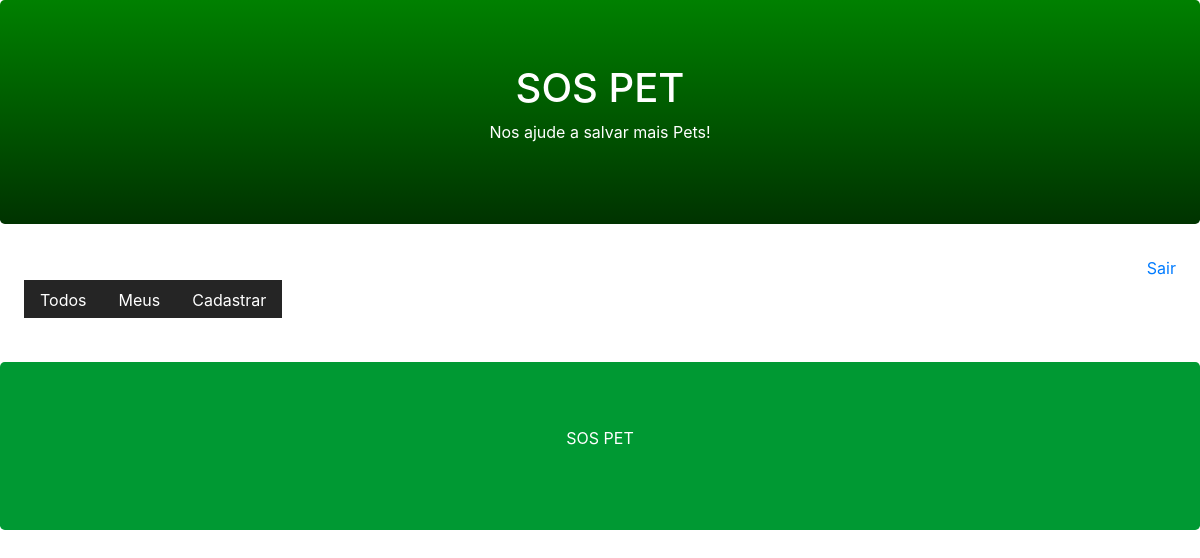
Page /pet/user/ (signed in) on the earlier database version.
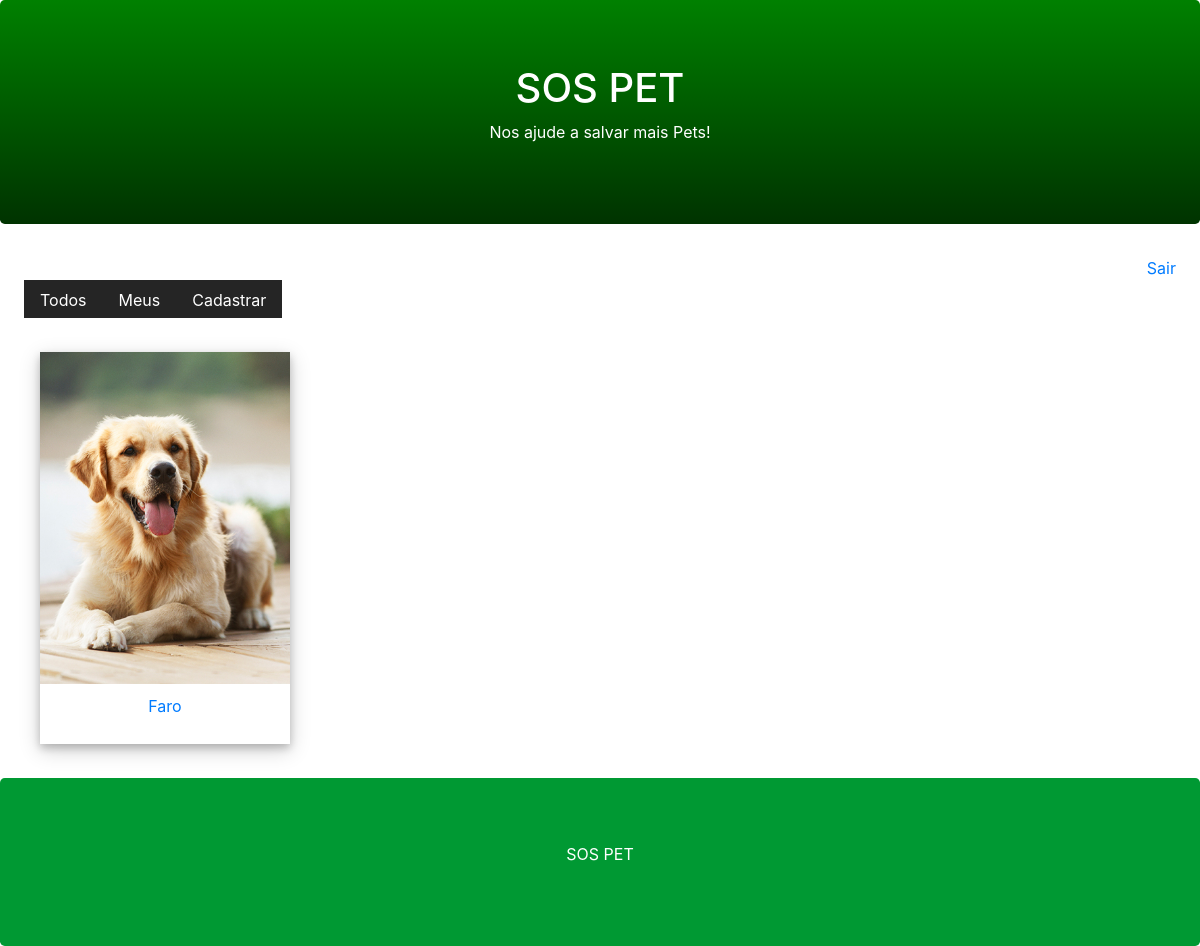
Same page on the later database version.
### core/models.py (models this page shows, shortened)
class Pet(models.Model):
    city = models.CharField(max_length=100)
    description = models.TextField()
    phone = models.CharField(max_length=11, null=True)
    email = models.EmailField(null=True, blank=True)
    user = models.ForeignKey(User, on_delete=models.CASCADE)
    end_date = models.DateTimeField(null=True, blank=True)
    begin_date = models.DateTimeField(auto_now_add=True)
    active = models.BooleanField(default=True)
    photo = models.ImageField(upload_to='pet', blank=True, null=True)
    class Meta:
        db_table = 'pet_lost'

### core/views.py (the view)
# urls.py: path('pet/user/', views.list_user_pets),
@login_required(login_url='/login/')
def list_user_pets(request):
    pet = Pet.objects.filter(active=True, user=request.user)
    return render(request, 'list.html', {'pet':pet})

### templates/list.html (shortened to what this page needs)
{% extends "model-page.html" %}
{% block content %}
    <div class="container">
            <div class="row">
                {% for p in pet %}
                    <div class="col-sm-12 col-md-6 col-lg-4">
                        <a href="../detail/{{ p.id }}">
                            <div class="polaroid">
                                <img src="{{ p.photo.url }}" alt="Norway" style="width:100%">
                                <div class="container">
                                    <p>{{ p.city }}</p>
                                </div>
                            </div>
                        </a>
                        <br>
                    </div>
                {% endfor %}
            </div>
        </div>
{% endblock %}

### templates/model-page.html (shortened to what this page needs)
<!DOCTYPE html>
<html>
    <head>
        {% include "model-header.html" %}
    </head>
    <body>
        {% block content %}{% endblock %}
        {% include "model-footer.html" %}
    </body>
</html>

### templates/model-header.html (shortened to what this page needs)
<link rel="stylesheet" href="https://maxcdn.bootstrapcdn.com/bootstrap/4.1.3/css/bootstrap.min.css">
<div class="jumbotron header text-center">
    <h1>SOS PET</h1>
    <p>Nos ajude a salvar mais Pets!</p>
</div>
<div class="text-right mr-4">
    <a href="/logout/">Sair</a>
</div>
<div id="menu">
    <ul class="nav ml-4">
        <li class="nav-item">
            <a class="nav-link" href="/pet/all/">Todos</a>
        </li>
        <li class="nav-item">
            <a class="nav-link" href="/pet/user/">Meus</a>
        </li>
        <li class="nav-item">
            <a class="nav-link" href="/pet/register/">Cadastrar</a>
        </li>
    </ul>
</div>
<br>

### templates/model-footer.html
<div class="jumbotron footer text-center" style="margin-bottom:0;
                                                 background-color: #009933;
                                                 color: white">
    <p>SOS PET</p>
</div>

### templates/list.html (style rules this page uses)
div.polaroid { width: 250px; box-shadow: 0 4px 8px 0 rgba(0, 0, 0, 0.2), 0 6px 20px 0 rgba(0, 0, 0, 0.19); text-align: center; }
div.container { padding: 10px; }

### templates/model-header.html (style rules this page uses)
#menu a { color: #FFF; background-color: #252525; text-decoration: none; border-bottom: transparent solid 1px; padding-bottom: 5px; }
.jumbotron.header { background-color: green; color: white; background-image: linear-gradient(green, #003300); }

Differences in the rows shown:
added Pet: photo (picture), city "Faro"
